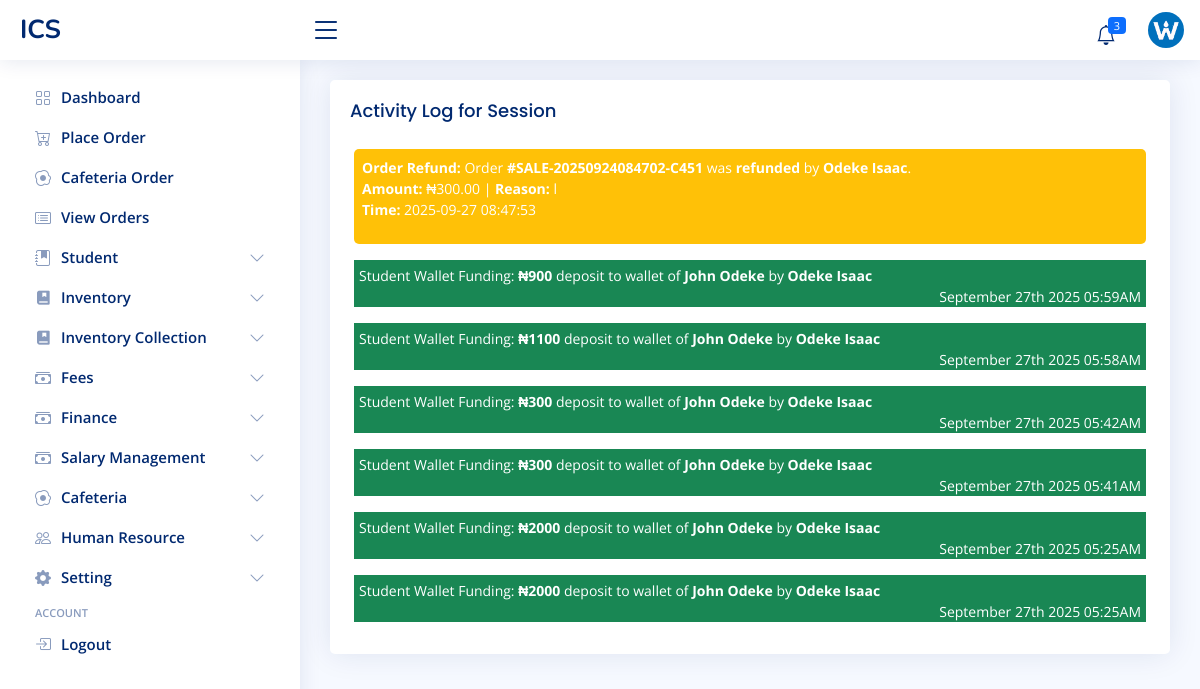
/activity-log/ (signed in), run on the app's committed database.
### admin_site/models.py (models this page shows, shortened)
class SchoolInfoModel(models.Model):
    name = models.CharField(max_length=250)
    short_name = models.CharField(max_length=50)
    logo = models.FileField(upload_to='images/logo', blank=True, null=True)
    mobile = models.CharField(max_length=20)
    email = models.EmailField()
    address = models.CharField(max_length=255)
    def __str__(self):
        return self.short_name.upper()

class ActivityLogModel(models.Model):
    category = models.CharField(max_length=50, blank=True, null=True)
    sub_category = models.CharField(max_length=50, blank=True, null=True)
    log = models.TextField()
    created_at = models.DateTimeField(auto_now_add=True)
    session = models.ForeignKey(SessionModel, on_delete=models.SET_NULL, null=True, blank=True, help_text="Session of activity.")
    term = models.ForeignKey(TermModel, on_delete=models.SET_NULL, null=True, blank=True, help_text="Session of activity.")
    class Meta:
        verbose_name = "Activity Log"
        verbose_name_plural = "Activity Logs"
        ordering = ['-created_at']

### admin_site/views.py (the view)
# urls.py: path('activity-log/', ActivityLogView.as_view(), name='activity_log'),
class ActivityLogView(LoginRequiredMixin, ListView):
    model = ActivityLogModel
    permission_required = 'admin_site.view_activitylogmodel'
    template_name = 'admin_site/activity_log.html'
    context_object_name = "activity_log_list"
    queryset = ActivityLogModel.objects.order_by('-created_at')

### admin_site/context_processor.py (called while the page is built)
def school_info(request):
    info = SchoolInfoModel.objects.first()
    academic = SchoolSettingModel.objects.first()
    low_stock_list = ItemModel.objects.annotate(
    total_qty=ExpressionWrapper(
        F('shop_quantity') + F('store_quantity'),
        output_field=DecimalField(max_digits=10, decimal_places=2)
    )
).filter(total_qty__lte=F('reorder_level'))
    return {
        'school_info': info,
        'academic_info': academic,
        'low_stock_list': low_stock_list,
        'low_stock': low_stock_list.count(),
    }

### admin_site/models.py (called while the page is built)
    def __str__(self):
        return self.name

### inventory/models.py (called while the page is built)
    def __str__(self):
        return f"{self.name} ({self.get_unit_display()})"

    @property
    def total_quantity(self):
        return self.shop_quantity + self.store_quantity

### admin_site/templates/admin_site/activity_log.html (shortened to what this page needs)
{% extends 'admin_site/layout.html' %}
{% block 'main' %}
{% load static %}
<div class="col-12">
    <div class="card recent-sales overflow-auto">
        <div class="card-body">
            <h5 class="card-title">Activity Log for {{ session }} Session {{ term }}</h5>
                {% for activity in activity_log_list %}
            <div class="p-1 mb-2">
                    {{ activity.log|safe }}
                 </div>
                {% empty %}
                    <p class="card-description text-center">No Recorded Activity Yet</p>
                {% endfor %}
        </div>
    </div>
</div>
{% endblock %}

### admin_site/templates/admin_site/layout.html (shortened to what this page needs)
<!DOCTYPE html>
{% load static %}
<html lang="en">
<head>
    <link href="{% static 'admin_site/vendor/bootstrap/css/bootstrap.min.css' %}" rel="stylesheet">
    <link href="{% static 'admin_site/vendor/bootstrap-icons/bootstrap-icons.css' %}" rel="stylesheet">
    <link href="{% static 'admin_site/vendor/boxicons/css/boxicons.min.css' %}" rel="stylesheet">
    <link href="{% static 'admin_site/vendor/quill/quill.snow.css' %}" rel="stylesheet">
    <link href="{% static 'admin_site/vendor/quill/quill.bubble.css' %}" rel="stylesheet">
    <link href="{% static 'admin_site/vendor/remixicon/remixicon.css' %}" rel="stylesheet">
    <link href="{% static 'admin_site/vendor/simple-datatables/style.css' %}" rel="stylesheet">
    <link href="{% static 'admin_site/styles/style.css' %}" rel="stylesheet">
</head>
<body>
<header class="header non-printable fixed-top d-flex align-items-center" id="header">
    <div class="d-flex align-items-center justify-content-between">
        <a class="logo d-flex align-items-center" href="{% url 'admin_dashboard' %}">
            <span class="d-none d-lg-block">{{ school_info|upper }}</span>
        </a>
        <i class="bi bi-list toggle-sidebar-btn"></i>
    </div>
    <nav class="header-nav ms-auto">
        <ul class="d-flex align-items-center">
            <li class="nav-item dropdown">
          <a class="nav-link nav-icon" href="#" data-bs-toggle="dropdown">
            <i class="bi bi-bell"></i>
            <span class="badge bg-primary badge-number">{{ low_stock }}</span>
          </a>
        </li>
            <li class="nav-item dropdown pe-3">
                <a class="nav-link nav-profile d-flex align-items-center pe-0" data-bs-toggle="dropdown" href="#">
                    {% if user.is_superuser %}
                    <img alt="Profile" class="rounded-circle" src="{{ school_info.logo.url }}">
                    {% else %}
                    {% if user.profile.staff.image %}
                    <img alt="Profile" class="rounded-circle" src="{{user.profile.staff.image.url}}">
                    {% else %}
                    <img alt="Profile" class="rounded-circle" src="{% static 'admin_site/images/default_image.jpg' %}">
                    {% endif %}
                    {% endif %}
                </a>
            </li>
        </ul>
    </nav>
</header>
<aside class="sidebar non-printable" id="sidebar" style="">
    <ul class="sidebar-nav" id="sidebar-nav">
        <li class="nav-item">
            <a class="nav-link collapsed" href="{% url 'admin_dashboard' %}">
                <i class="bi bi-grid"></i>
                <span>Dashboard</span>
            </a>
        </li>
        {% if 'inventory.add_salemodel' in perms %}
        <li class="nav-item">
            <a class="nav-link collapsed" href="{% url 'place_order' %}">
                <i class="bi bi-cart-plus"></i>
                <span>Place Order</span>
            </a>
        </li>
        {% endif %}
        {% if 'cafeteria.add_mealcollectionmodel' in perms %}
        <li class="nav-item">
            <a class="nav-link collapsed" href="{% url 'cafeteria_collection_live' %}">
                <i class="bi bi-egg-fried"></i>
                <span>Cafeteria Order</span>
            </a>
        </li>
        {% endif %}
        {% if 'inventory.view_salemodel' in perms %}
        <li class="nav-item">
            <a class="nav-link collapsed" href="{% url 'view_orders' %}">
                <i class="bi bi-card-list"></i>
                <span>View Orders</span>
            </a>
        </li>
        {% endif %}
        {% if 'student.add_studentmodel' in perms or 'student.view_studentmodel' in perms or 'student.view_studentsettingmodel' in perms %}
            <li class="nav-item">
                <a class="nav-link collapsed" data-bs-target="#stud" data-bs-toggle="collapse" href="#">
                    <i class="bi bi-journal-bookmark-fill"></i><span>Student</span><i
                        class="bi bi-chevron-down ms-auto"></i>
                </a>
            </li>
            {% endif %}
        {% if 'inventory.view_itemmodel' in perms or 'inventory.view_stockinmodel' in perms or 'inventory.view_inventorycollectionmodel' in perms %}
        <li class="nav-item">
            <a class="nav-link collapsed" data-bs-target="#acad" data-bs-toggle="collapse" href="#">
                <i class="ri-book-mark-fill"></i><span>Inventory</span><i class="bi bi-chevron-down ms-auto"></i>
            </a>
        </li>
        {% endif %}
        {% if 'inventory.view_itemmodel' in perms or 'inventory.view_stockinmodel' in perms or 'inventory.view_purchaseordermodel' in perms %}
        <li class="nav-item">
            <a class="nav-link collapsed" data-bs-target="#acad2" data-bs-toggle="collapse" href="#">
                <i class="ri-book-mark-fill"></i><span>Inventory Collection</span><i class="bi bi-chevron-down ms-auto"></i>
            </a>
        </li>
        {% endif %}
         {% if 'finance.view_feemodel' in perms or 'finance.view_feepaymentmodel' in perms %}
        <li class="nav-item">
            <a class="nav-link collapsed" data-bs-target="#fees" data-bs-toggle="collapse" href="#">
                <i class="bi bi-cash-stack"></i><span>Fees</span><i class="bi bi-chevron-down ms-auto"></i>
            </a>
        </li>
        {% endif %}
        {% if 'finance.add_studentfundingmodel' in perms or 'finance.view_studentfundingmodel' in perms or 'finance.view_expensemodel' in perms %}
            <li class="nav-item">
                <a class="nav-link collapsed" data-bs-target="#fee" data-bs-toggle="collapse" href="#">
                    <i class="bi bi-cash-stack"></i><span>Finance</span><i class="bi bi-chevron-down ms-auto"></i>
                </a>
            </li>
            {% endif %}
        {% if 'finance.add_salaryrecord' in perms or 'finance.view_salaryrecord' in perms %}
            <li class="nav-item">
                <a class="nav-link collapsed" data-bs-target="#sal" data-bs-toggle="collapse" href="#">
                    <i class="bi bi-cash-stack"></i><span>Salary Management</span><i class="bi bi-chevron-down ms-auto"></i>
                </a>
            </li>
            {% endif %}
        {% if 'cafeteria.view_mealcollectionmodel' in perms or 'cafeteria.view_cafeteriasettingmodel' in perms %}
        <li class="nav-item">
            <a class="nav-link collapsed" data-bs-target="#cafe" data-bs-toggle="collapse" href="#">
                <i class="bi bi-egg-fried"></i><span>Cafeteria</span><i class="bi bi-chevron-down ms-auto"></i>
            </a>
        </li>
        {% endif %}
       {% if 'human_resource.add_staffmodel' in perms or 'human_resource.view_staffmodel' in perms or 'auth.add_group' in perms %}
        <li class="nav-item">
            <a class="nav-link collapsed" data-bs-target="#hr" data-bs-toggle="collapse" href="#">
                <i class="bi bi-people"></i><span>Human Resource</span><i class="bi bi-chevron-down ms-auto"></i>
            </a>
        </li>
        {% endif %}
        {% if 'admin_site.change_schoolinfomodel' in perms or 'admin_site.change_schoolsettingmodel' in perms or 'admin_site.add_classesmodel' in perms %}
            <li class="nav-item">
                <a class="nav-link collapsed" data-bs-target="#tables-nav" data-bs-toggle="collapse" href="#">
                    <i class="bi bi-gear-fill"></i><span>Setting</span><i class="bi bi-chevron-down ms-auto"></i>
                </a>
            </li>
            {% endif %}
        <li class="nav-heading">Account</li>
        <li class="nav-item">
            <a class="nav-link collapsed" href="{% url 'logout' %}">
                <i class="bi bi-box-arrow-in-right"></i>
                <span>Logout</span>
            </a>
        </li></ul>
</aside>
<main class="main" id="main">
    <section class="section dashboard">
        {% block 'main' %} {% endblock %}
    </section>
</main>
</body>
</html>

### admin_site/static/admin_site/styles/style.css (style rules this page uses)
:root { scroll-behavior: smooth; }
body { font-family: "Open Sans", sans-serif; background: #f6f9ff; color: #444444; }
a { color: #4154f1; text-decoration: none; }
h1, h2, h3, h4, h5, h6 { font-family: "Nunito", sans-serif; }
#main { margin-top: 60px; padding: 20px 30px; transition: all 0.3s; }
.card { margin-bottom: 30px; border: none; border-radius: 5px; box-shadow: 0px 0 30px rgba(1, 41, 112, 0.1); }
.card-title { padding: 20px 0 15px 0; font-size: 18px; font-weight: 500; color: #012970; font-family: "Poppins", sans-serif; }
.card-body { padding: 0 20px 20px 20px; }
.logo { line-height: 1; }
@media (min-width: 1200px) { .logo { width: 280px; } }
.logo span { font-size: 26px; font-weight: 700; color: #012970; font-family: "Nunito", sans-serif; }
.header { transition: all 0.5s; z-index: 997; height: 60px; box-shadow: 0px 2px 20px rgba(1, 41, 112, 0.1); background-color: #fff; padding-left: 20px; }
.header .toggle-sidebar-btn { font-size: 32px; padding-left: 10px; cursor: pointer; color: #012970; }
.header-nav ul { list-style: none; }
.header-nav > ul { margin: 0; padding: 0; }
.header-nav .nav-icon { font-size: 20px; color: #012970; }
.header-nav .nav-profile { color: #012970; }
.header-nav .nav-profile img { max-height: 36px; }
.header-nav .badge-number { position: absolute; inset: 4px 6px auto auto; font-weight: normal; font-size: 11px; padding: 3px 6px; }
.sidebar { position: fixed; top: 60px; left: 0; bottom: 0; width: 300px; z-index: 996; transition: all 0.3s; padding: 20px; overflow-y: auto; scrollbar-width: thin; scrollbar-color: #aab7cf transparent; box-shadow: 0px 0px 20px rgba(1, 41, 112, 0.1); background-color: #fff; }
@media (min-width: 1200px) { #main, #footer { margin-left: 300px; } }
.sidebar-nav { padding: 0; margin: 0; list-style: none; }
.sidebar-nav li { padding: 0; margin: 0; list-style: none; }
.sidebar-nav .nav-item { margin-bottom: 5px; }
.sidebar-nav .nav-heading { font-size: 11px; text-transform: uppercase; color: #899bbd; font-weight: 600; margin: 10px 0 5px 15px; }
.sidebar-nav .nav-link { display: flex; align-items: center; font-size: 15px; font-weight: 600; color: #4154f1; transition: 0.3; background: #f6f9ff; padding: 10px 15px; border-radius: 4px; }
.sidebar-nav .nav-link i { font-size: 16px; margin-right: 10px; color: #4154f1; }
.sidebar-nav .nav-link.collapsed { color: #012970; background: #fff; }
.sidebar-nav .nav-link.collapsed i { color: #899bbd; }
.sidebar-nav .nav-link .bi-chevron-down { margin-right: 0; transition: transform 0.2s ease-in-out; }
.dashboard .recent-sales { font-size: 14px; }

### admin_site/templates/admin_site/layout.html (style rules this page uses)
.nav-link { height:35px }

### admin_site/templates/admin_site/activity_log.html (style rules this page uses)
a { color:white; }

### data on the page
SchoolInfoModel: short_name "ICS", logo (picture)
ActivityLogModel: log "Order Refund: Order #SALE-20250924084702-C451 was refunded by Odeke Isaac . Amount: ₦300.00 | Reason: l Time: 2025-09-27 08:47:53"
ActivityLogModel: log "Student Wallet Funding: ₦900 deposit to wallet of John Odeke by Odeke Isaac September 27th 2025 05:59AM"
ActivityLogModel: log "Student Wallet Funding: ₦1100 deposit to wallet of John Odeke by Odeke Isaac September 27th 2025 05:58AM"
ActivityLogModel: log "Student Wallet Funding: ₦300 deposit to wallet of John Odeke by Odeke Isaac September 27th 2025 05:42AM"
ActivityLogModel: log "Student Wallet Funding: ₦300 deposit to wallet of John Odeke by Odeke Isaac September 27th 2025 05:41AM"
ActivityLogModel: log "Student Wallet Funding: ₦2000 deposit to wallet of John Odeke by Odeke Isaac September 27th 2025 05:25AM"
ActivityLogModel: log "Student Wallet Funding: ₦2000 deposit to wallet of John Odeke by Odeke Isaac September 27th 2025 05:25AM"

### other printed values
{{ low_stock }} "3"
